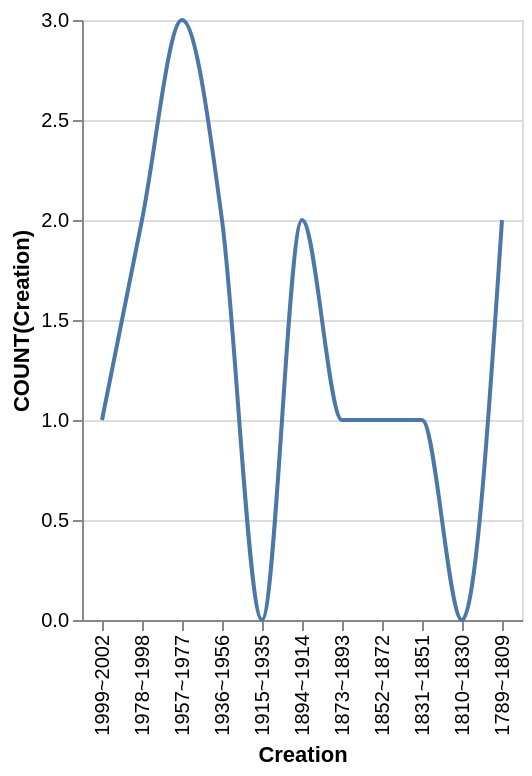

The Vega-Lite source for this figure:
### Vega-Lite specification from a JSON file in a GitHub repository (floating-point values rounded to 4 significant figures)
{"data": {"values": [{"x_data": "1789~1809", "y_data": 2}, {"x_data": "1810~1830", "y_data": 0}, {"x_data": "1831~1851", "y_data": 1}, {"x_data": "1852~1872", "y_data": 1}, {"x_data": "1873~1893", "y_data": 1}, {"x_data": "1894~1914", "y_data": 2}, {"x_data": "1915~1935", "y_data": 0}, {"x_data": "1936~1956", "y_data": 2}, {"x_data": "1957~1977", "y_data": 3}, {"x_data": "1978~1998", "y_data": 2}, {"x_data": "1999~2002", "y_data": 1}]}, "mark": {"type": "line", "interpolate": "monotone"}, "encoding": {"x": {"field": "x_data", "type": "nominal", "title": "Creation", "sort": "descending"}, "y": {"field": "y_data", "type": "quantitative", "title": "COUNT(Creation)"}}}
